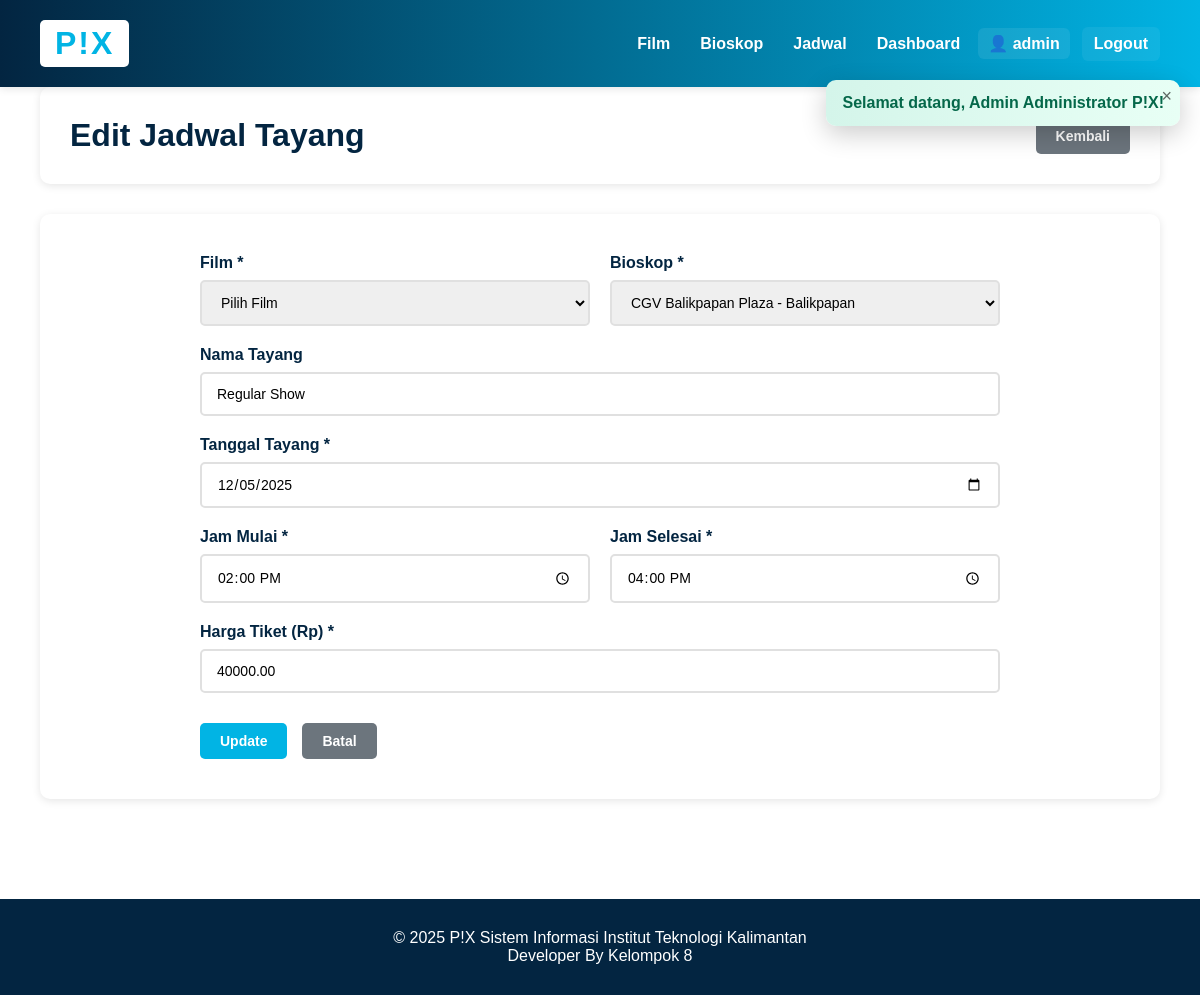
Page /index.php?module=jadwal&action=edit&id=3 (signed in) on the earlier database version.
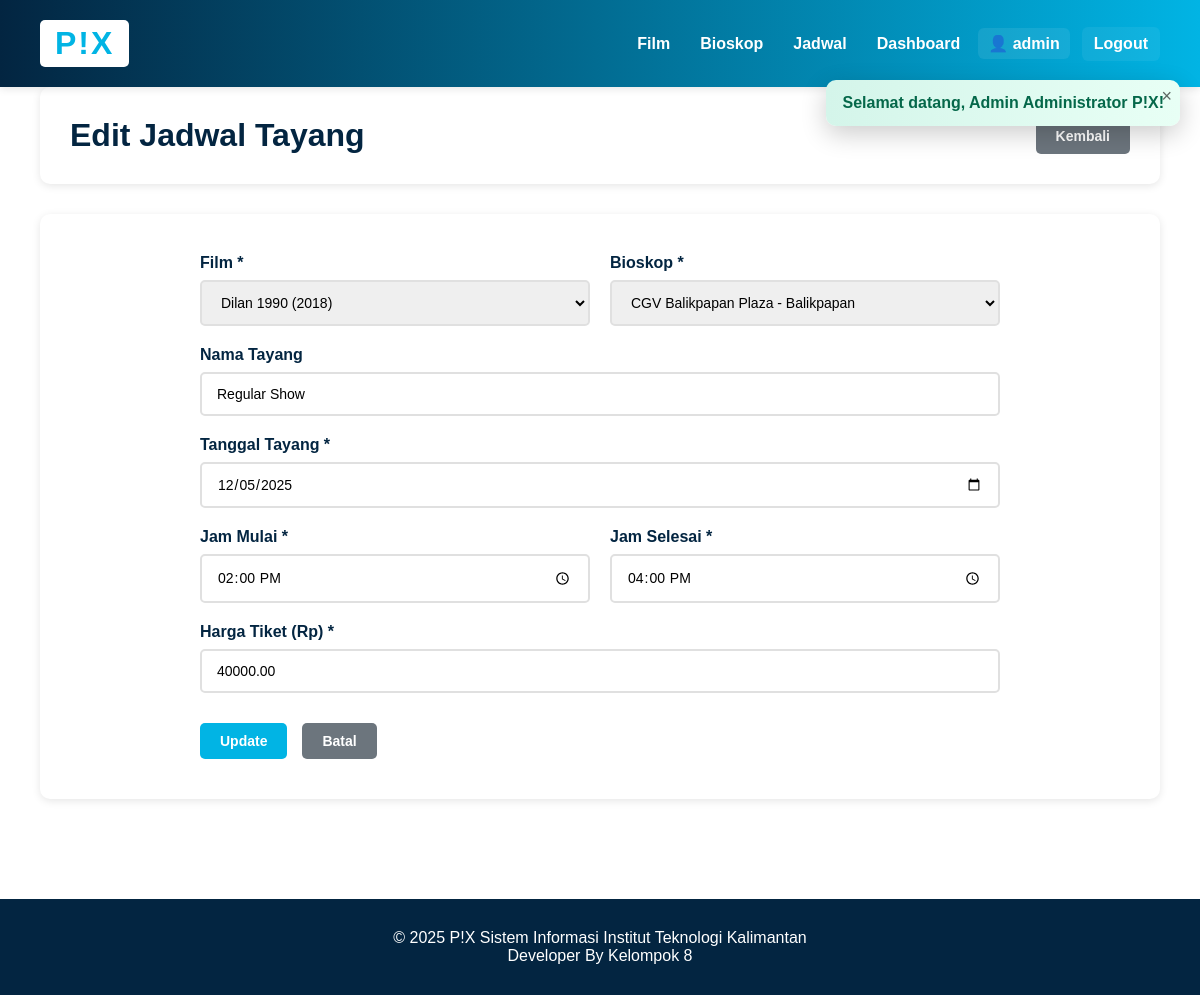
Same page on the later database version.
### tables this page shows
CREATE TABLE `jadwal_tayang` (
  `id_tayang` int(11) NOT NULL,
  `id_film` int(11) NOT NULL,
  `id_bioskop` int(11) NOT NULL,
  `nama_tayang` varchar(100) DEFAULT NULL,
  `tanggal_tayang` date NOT NULL,
  `jam_mulai` time NOT NULL,
  `jam_selesai` time NOT NULL,
  `harga_tiket` decimal(10,2) NOT NULL,
  `kapasitas_total` int(11) DEFAULT 100,
  `kapasitas_tersedia` int(11) DEFAULT 100,
  `created_at` timestamp NOT NULL DEFAULT current_timestamp(),
  `updated_at` timestamp NOT NULL DEFAULT current_timestamp() ON UPDATE current_timestamp()
);

CREATE TABLE `bioskop` (
  `id_bioskop` int(11) NOT NULL,
  `nama_bioskop` varchar(100) NOT NULL,
  `kota` varchar(50) NOT NULL,
  `alamat_bioskop` text NOT NULL,
  `jumlah_studio` int(11) NOT NULL DEFAULT 4,
  `created_at` timestamp NOT NULL DEFAULT current_timestamp(),
  `updated_at` timestamp NOT NULL DEFAULT current_timestamp() ON UPDATE current_timestamp(),
  `logo_url` varchar(100) DEFAULT NULL
);

CREATE TABLE `film` (
  `id_film` int(11) NOT NULL,
  `judul_film` varchar(200) NOT NULL,
  `tahun_rilis` year(4) NOT NULL,
  `durasi_menit` int(11) NOT NULL,
  `sipnosis` text DEFAULT NULL,
  `rating` decimal(3,1) DEFAULT NULL,
  `poster_url` varchar(500) DEFAULT 'https://via.placeholder.com/300x450',
  `id_genre` int(11) DEFAULT NULL,
  `created_at` timestamp NOT NULL DEFAULT current_timestamp(),
  `updated_at` timestamp NOT NULL DEFAULT current_timestamp() ON UPDATE current_timestamp()
);

### config/database.php (called while the page is built, shortened)
<?php
class Database {
    private $host = "localhost";
    private $db_name = "pix_database";
    private $username = "root";
    private $password = "";
    public function getConnection() {
        $this->conn = null;
        try {
            $this->conn = new PDO(
                "mysql:host=" . $this->host . ";dbname=" . $this->db_name,
                $this->username,
                $this->password
            );
            $this->conn->setAttribute(PDO::ATTR_ERRMODE, PDO::ERRMODE_EXCEPTION);
            $this->conn->exec("set names utf8mb4");
        } catch(PDOException $exception) {
            echo "Connection error: " . $exception->getMessage();
        }
        return $this->conn;
    }
}
?>

### models/Bioskop.php (called while the page is built, shortened)
<?php
require_once 'models/QueryBuilder.php';
class Bioskop {
    private $qb;
    private $table_name = "Bioskop";
    public function __construct($db) {
        $this->qb = new QueryBuilder($db);
    }
    public function readAll() {
        $stmt = $this->qb->reset()
            ->table($this->table_name)
            ->select('*')
            ->orderBy('nama_bioskop', 'ASC')
            ->get();
        return $stmt;
    }
}
?>

### models/QueryBuilder.php (called while the page is built, shortened)
<?php
class QueryBuilder {
    private $pdo;
    private $table;
    private $bindings = [];
    private $select = '*';
    private $joins = [];
    private $wheres = [];
    private $orderBy = [];
    private $limit;
    public function __construct($pdo) {
        $this->pdo = $pdo;
    }
    public function table($table) {
        $this->table = $table;
        return $this;
    }
    public function select($columns = '*') {
        if (is_array($columns)) {
            $this->select = implode(', ', $columns);
        } else {
            $this->select = $columns;
        }
        return $this;
    }
    public function join($table, $first, $operator, $second, $type = 'INNER') {
        $this->joins[] = "$type JOIN $table ON $first $operator $second";
        return $this;
    }
    public function leftJoin($table, $first, $operator, $second) {
        return $this->join($table, $first, $operator, $second, 'LEFT');
    }
    public function where($column, $operator, $value = null) {
        $placeholder = ':where_' . count($this->bindings);
        $this->wheres[] = "$column $operator $placeholder";
        $this->bindings[$placeholder] = $value;
        return $this;
    }
    public function orderBy($column, $direction = 'ASC') {
        $this->orderBy[] = "$column $direction";
        return $this;
    }
    public function limit($limit) {
        $this->limit = $limit;
        return $this;
    }
    private function buildSelectQuery() {
        $query = "SELECT {$this->select} FROM {$this->table}";
        if (!empty($this->joins)) {
            $query .= ' ' . implode(' ', $this->joins);
        }
        if (!empty($this->wheres)) {
            $query .= ' WHERE ' . implode(' AND ', $this->wheres);
        }
        if (!empty($this->orderBy)) {
            $query .= ' ORDER BY ' . implode(', ', $this->orderBy);
        }
        if ($this->limit !== null) {
            $query .= " LIMIT {$this->limit}";
        }
        return $query;
    }
    public function get() {
        $query = $this->buildSelectQuery();
        $stmt = $this->pdo->prepare($query);
        $stmt->execute($this->bindings);
        return $stmt;
    }
    public function reset() {
        $this->bindings = [];
        $this->select = '*';
        $this->joins = [];
        $this->wheres = [];
        $this->orderBy = [];
        $this->limit = null;
        $this->offset = null;
        return $this;
    }
}
?>

### models/Jadwal.php (called while the page is built, shortened)
<?php
require_once 'models/QueryBuilder.php';
class Jadwal {
    private $qb;
    private $table_name = "Jadwal_Tayang";
    public $id_tayang;
    public function __construct($db) {
        $this->qb = new QueryBuilder($db);
    }
    public function readOne() {
        $row = $this->qb->reset()
            ->table($this->table_name . ' jt')
            ->select('jt.*, f.judul_film, b.nama_bioskop')
            ->leftJoin('Film f', 'jt.id_film', '=', 'f.id_film')
            ->leftJoin('Bioskop b', 'jt.id_bioskop', '=', 'b.id_bioskop')
            ->where('jt.id_tayang', '=', $this->id_tayang)
            ->first();
        if ($row) {
            $this->id_film = $row['id_film'];
            $this->id_bioskop = $row['id_bioskop'];
            $this->nama_tayang = $row['nama_tayang'];
            $this->tanggal_tayang = $row['tanggal_tayang'];
            $this->jam_mulai = $row['jam_mulai'];
            $this->jam_selesai = $row['jam_selesai'];
            $this->harga_tiket = $row['harga_tiket'];
            return true;
        }
        return false;
    }
}
?>

### models/Film.php (called while the page is built, shortened)
<?php
require_once 'models/QueryBuilder.php';
class Film {
    private $conn;
    private $table_name = "Film";
    public function __construct($db) {
        $this->conn = $db;
    }
    public function readAll() {
        $query = "SELECT
                    f.id_film,
                    f.judul_film,
                    f.tahun_rilis,
                    f.durasi_menit,
                    f.sipnosis,
                    f.rating,
                    f.poster_url,
                    f.id_genre,
                    g.nama_genre
                  FROM {$this->table_name} f
                  LEFT JOIN Genre g ON f.id_genre = g.id_genre
                  GROUP BY f.id_film
                  ORDER BY f.tahun_rilis DESC, f.id_film ASC";
        $stmt = $this->conn->prepare($query);
        $stmt->execute();
        return $stmt;
    }
}
?>

### views/jadwal/edit.php (the view, shortened to what the changed rows need)
<?php require_once 'views/layouts/header.php'; ?>
<div class="container">
    <div class="header-section">
        <h1>Edit Jadwal Tayang</h1>
        <a href="index.php?module=jadwal" class="btn btn-secondary">Kembali</a>
    </div>
    <div class="form-container">
        <form method="POST" action="index.php?module=jadwal&action=update" class="movie-form">
            <div class="form-row">
                <div class="form-group">
                    <label for="id_film">Film *</label>
                    <select id="id_film" name="id_film" required>
                        <option value="">Pilih Film</option>
                        <?php foreach($films as $film): ?>
                            <option value="<?php echo $film['id_film']; ?>"
                                <?php echo ($this->jadwal->id_film == $film['id_film']) ? 'selected' : ''; ?>>
                                <?php echo htmlspecialchars($film['judul_film']); ?> (<?php echo $film['tahun_rilis']; ?>)
                            </option>
                        <?php endforeach; ?>
                    </select>
                </div>
                <div class="form-group">
                    <label for="id_bioskop">Bioskop *</label>
                    <select id="id_bioskop" name="id_bioskop" required>
                        <?php foreach($bioskops as $bioskop): ?>
                            <option value="<?php echo $bioskop['id_bioskop']; ?>"
                                <?php echo ($this->jadwal->id_bioskop == $bioskop['id_bioskop']) ? 'selected' : ''; ?>>
                                <?php echo htmlspecialchars($bioskop['nama_bioskop']); ?> - <?php echo $bioskop['kota']; ?>
                            </option>
                        <?php endforeach; ?>
                    </select>
                </div>
            </div>
            <div class="form-group">
                <label for="nama_tayang">Nama Tayang</label>
                <input type="text" id="nama_tayang" name="nama_tayang"
                       value="<?php echo htmlspecialchars($this->jadwal->nama_tayang); ?>">
            </div>
            <div class="form-group">
                <label for="tanggal_tayang">Tanggal Tayang *</label>
                <input type="date" id="tanggal_tayang" name="tanggal_tayang" required
                       value="<?php echo $this->jadwal->tanggal_tayang; ?>">
            </div>
            <div class="form-row">
                <div class="form-group">
                    <label for="jam_mulai">Jam Mulai *</label>
                    <input type="time" id="jam_mulai" name="jam_mulai" required
                           value="<?php echo $this->jadwal->jam_mulai; ?>">
                </div>
                <div class="form-group">
                    <label for="jam_selesai">Jam Selesai *</label>
                    <input type="time" id="jam_selesai" name="jam_selesai" required
                           value="<?php echo $this->jadwal->jam_selesai; ?>">
                </div>
            </div>
            <div class="form-group">
                <label for="harga_tiket">Harga Tiket (Rp) *</label>
                <input type="number" id="harga_tiket" name="harga_tiket" required
                       min="0" step="1000" value="<?php echo $this->jadwal->harga_tiket; ?>">
            </div>
            <div class="form-actions">
                <button type="submit" class="btn btn-primary"> Update</button>
                <a href="index.php?module=jadwal" class="btn btn-secondary"> Batal</a>
            </div>
        </form>
    </div>
</div>
<?php require_once 'views/layouts/footer.php'; ?>

Differences in the rows shown:
changed jadwal_tayang "Regular Show": id_film (not shown) → "Dilan 1990 (2018)"
Other differences:
form field id_film: "Pilih Film" → (not shown)
